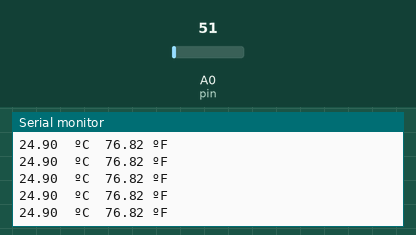
The sketch below on a simulated Arduino Uno, built with avr-gcc and run on an emulated ATmega328P. Parts: the last lines printed to the serial monitor. The test bench sets the inputs (shaded band); at power-on: A0 (pin) = 51.

Above: at 1.2 s.
1.3 s: A0 (pin) set to 70
At 1.9 s:
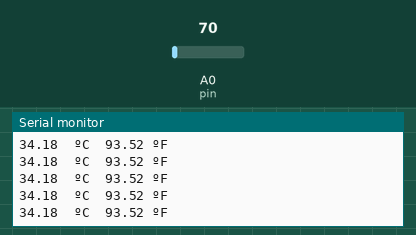
4.3 s: A0 (pin) set to 86
At 5.2 s:
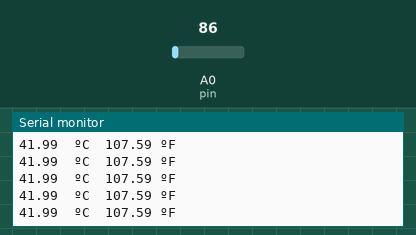
Timing chart, 0 to 7.3 s (numbered marks = the images above; inputs shaded):
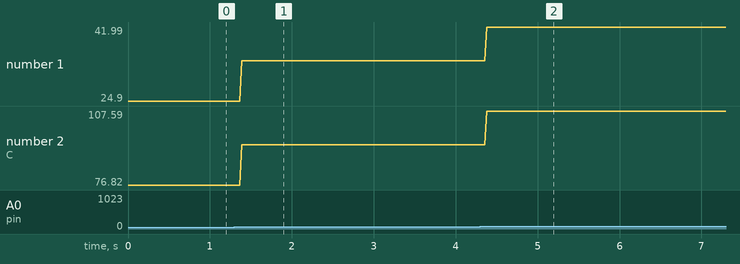

Measured:
- after the input at 1.3 s, the serial monitor: prints a new line after 0.09 s (image 1)
- after the input at 4.3 s, the serial monitor: prints a new line after 0.08 s (image 2)
- plotted number 1: 24.9 → 34.18 after the input at 1.3 s, 34.18 → 41.99 after the input at 4.3 s
- plotted number 2: 76.82 → 93.52 after the input at 1.3 s, 93.52 → 107.59 after the input at 4.3 s

The sketch:

TemperatureSensor.ino
```cpp
/*
  Temperature sensor LM35
  with
  EtherCard library from: https://github.com/jcw/ethercard
*/

#include <EtherCard.h>

int pin = 0;           // analogic pin
float tempc = 0;       // Celsius
float tempf = 0;       // Celsius and Fahrenheit
float rawVoltage = 0;  // to convert volts in degree
float milliVolts = 0;  //  to convert volts in degree

long t = 0;            // to show the time
word h;                // to show the time
byte m;                // to show the time
byte s;                // to show the time

// MAC Address da interface ethernet, should be uniq
static byte mymac[] = { 0x74, 0x69, 0x69, 0x2D, 0x30, 0x31 };
byte Ethernet::buffer[500];


char bufferf[5];       // to convert float to string
char bufferc[5];       // to convert float do string
BufferFiller bfill;    // to print the web page

void setup() {
  Serial.begin(9600);

  if (ether.begin(sizeof Ethernet::buffer, mymac) == 0)
    Serial.println( "Failed to access Ethernet controller");

  if (!ether.dhcpSetup())
    Serial.println("DHCP failed");

  ether.printIp("IP:\t", ether.myip);
  ether.printIp("GW:\t", ether.gwip);
  ether.printIp("DNS:\t", ether.dnsip);
}

static word homePage() {
  t = millis() / 1000;
  h = t / 3600;
  m = (t / 60) % 60;
  s = t % 60;

  String celsiusValue = dtostrf(tempc, 3, 2, bufferc);
  String fahrenheittValue = dtostrf(tempf, 4, 3, bufferf);

  bfill = ether.tcpOffset();

  bfill.emit_p(PSTR(
                 "HTTP/1.0 200 OK\r\n"
                 "Content-Type: text/html\r\n"
                 "Pragma: no-cache\r\n"
                 "\r\n"
                 "<meta http-equiv='refresh' content='1'/>"
                 "<title>RBBB server</title>"
                 "<h1>$D$D:$D$D:$D$D</h1>"
                 "<p>$S C - $S F</p>"),
               h / 10, h % 10, m / 10, m % 10, s / 10, s % 10, celsiusValue.c_str(), fahrenheittValue.c_str());
  return bfill.position();
}

void loop() {
  rawVoltage = analogRead(pin);
  milliVolts = (rawVoltage / 1024.0) * 5000;
  tempc = milliVolts / 10;
  tempf = (tempc * 9) / 5 + 32;

  Serial.print(tempc, 2);
  Serial.print("  ºC\t");
  Serial.print(tempf, 2);
  Serial.println(" ºF\t");

  word len = ether.packetReceive();
  word pos = ether.packetLoop(len);

  if (pos)  // check if valid tcp data is received
    ether.httpServerReply(homePage()); // send web page data

  tempc = 0;
  tempf = 0;
}
```
